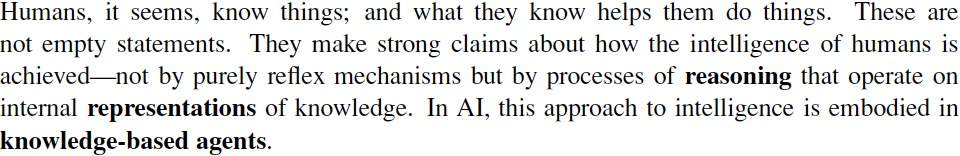
#> input picture Assignment/A1/lecture.jpg, 960 x 156 px; the run also reads 1 picture not shown here
$ jupyter execute 531-A1-E3,E4-new.ipynb
#> lines starting #> are read from the running program, lines starting #| are printed output that depends on the picture; after the words box and inside, x2 and y2 are one past the last pixel; in counts of white or black regions, pixels touching at a corner belong together
# Exercise 3 and 4

I just merge exercise 3 and 4 together.
The problrm I design is finding feature in original.
In my problem, feature is a image with 'e'
The original image is a screenshot from a pdf.

[cell 1]
from PIL import Image
import cv2
import numpy as np
import matplotlib.pyplot as plt
from sklearn.metrics import roc_curve, auc

## Detection

In order to make the detection better, I use binaryzation to original image and feature.
The method I use to detect the feature is that using the same area with feature in the original. I call this area is test area.
I let the pixel of each point in test area subtract the corresponding point in feature.
Add all the pixel abstract of points in test area.
Then let the sum divide the size of feature.
So the results of the hole calculation is the average pixel subtrast.
The average pixel subtrast shows how match the test area and the original image.
I set threshold value, if the result less than threshold value, I will regard as detecting the feature.
Then I use rectangle to mark the test area.
With debuging, I find that if I just let the test area move one pixel by one pixel, the rectangle may be coincide. So I set two array to save the pixel of the test area which has detected feature successfully.
So if we has detected the feature, the next detection will start in the pixel which is a width of feature far from the left top point of the last test area. And if a row has the feature, the detection will jump to the colmu which is a length far away last colum.
For example:
If the width of feature is w and the length of feature is l.
If the point(a,b) is the left top of the test area which detect the feature succssfully.
The next detection will start at the point (a,b+w) rather than (a,b+1).
After finish the row a, we do fing the feature in this row. So the nexr detection will start at point (a+l,0) rather than (a+1,0).

[cell 2]
# Original image:
img_lecture = cv2.imread("lecture.jpg")
#> img_lecture is the input picture: shape (156, 960, 3); mean B, G, R 226, 226.5, 226.2
img_lecture_gray= cv2.cvtColor(img_lecture, cv2.COLOR_BGR2GRAY)

img_lecture_bw=img_lecture_gray
cv2.threshold(img_lecture_gray, 100, 255, cv2.THRESH_BINARY_INV,img_lecture_bw)
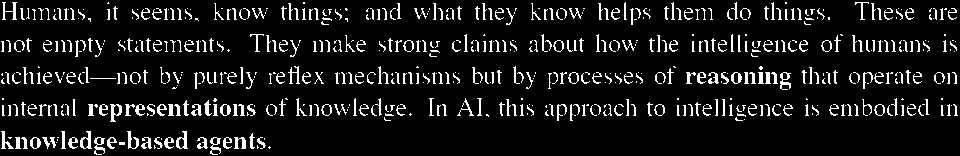
#> img_lecture_gray: shape (156, 960); 9.6% white in thin lines or dots
plt.figure()
plt.imshow(img_lecture_bw,'gray')
plt.axis('off')
plt.show()

cv2.imwrite('lecture_bw.jpg',img_lecture_bw)

# Feature:
img_feature = cv2.imread("feature.jpg")
img_feature_gray= cv2.cvtColor(img_feature, cv2.COLOR_BGR2GRAY)

img_feature_bw = img_feature_gray
cv2.threshold(img_feature_gray  , 100, 255, cv2.THRESH_BINARY_INV,img_feature_bw)
plt.figure()
plt.imshow(img_feature_bw,'gray')
plt.axis('off')
plt.show()
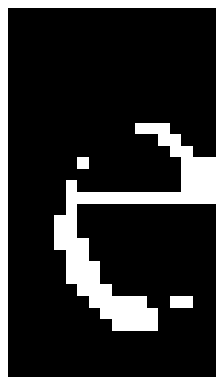
#> figure drawn by matplotlib, 1 panel

cv2.imwrite('feature_bw.jpg', img_feature_bw)

size = img_lecture_bw.shape
#> size = (156, 960)
x=size[0]
#> x = 156
y=size[1]
#> y = 960
size = img_feature_bw.shape
#> size = (32, 18)
x_t=size[0]
#> x_t = 32
y_t=size[1]
#> y_t = 18
z=x_t*y_t
#> z = 576
img1=np.array(img_lecture_bw)
img2=np.array(img_feature_bw)

count=0
count1=0
temp3=np.zeros(x)
#> temp3 = 156 values from 0 to 0
temp4=np.zeros(y)
#> temp4 = 960 values from 0 to 0
for i in range (0,x-x_t):
    temp4=np.zeros(y)
    if (temp3[i]!=0):
        continue
    else:
        for j in range (0,y-y_t):
            if (temp4[j]!=0):
                continue
            else:
                temp=0
                temp1=0
                temp2=0
                for ii in range (x_t):
                    for jj in range (y_t):
                        temp=(int(img1[i+ii,j+jj])-int(img2[ii,jj]))
                        if (temp<0):
                            temp=-temp
                        temp1=temp1+temp
                        count1=count1+1
                temp2=int(temp1/z)
                if (temp2<44):#threshold value
                    count=count+1
                    cv2.rectangle(img_lecture,(j,i),(j+y_t,i+x_t),(55,255,155))
                    for m in range (i,i+x_t):
                        temp3[m]=1
                    for n in range (j,j+y_t):
                        temp4[n]=1
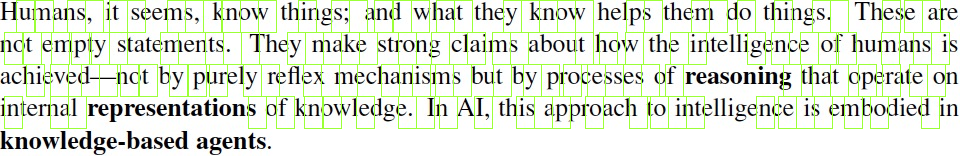
#> img_lecture: shape (156, 960, 3); 6.88% of pixels changed, all inside (x1, y1, x2, y2) = (4, 0, 950, 129)
#> after the loop, count = 130; count1 = 903168; temp3 = 156 values, max 1 at index 0, min 0 at index 128, mean 0.821
print(count)
#| 130
cv2.imwrite('1.jpg', img_lecture)
#> Out = True

## ROC curve
The ROC curve is created by plotting the true positive rate (TPR) against the false positive rate (FPR) at various threshold settings.
To draw the ROC curve, we need TPR and FPR.
$TPR=\dfrac{TP}{TP+FN}$  $FPR=\dfrac{FP}{FP+FN}$
TP+FN:sum of Condition positive  FP+FN=Condition negative
In the original, there are 306 characters.40 of them are "e".

So TP+FN=40 and FP+FN=266

First, the threshold is 40, here is result.
There are 69 rectangles. Only 7 rectangles include real "e" or part include e.
$TPR=\dfrac{7}{40}=0.18$
$FPR=\dfrac{62}{266}=0.23$

Then I change threshold and record the TPR and FPR.
Threshold=40, TPR=0.18 FPR=0.23
Threshold=42, TPR=0.30 FPR=0.26
Threshold=44, TPR=0.41 FPR=0.4
Here is the roc curve.

[cell 3]
x = [0.23,0.26,0.41]
y = [0.18,0.3,0.4]
plt.title('ROC without noisy')
plt.xlabel('FPR')
plt.ylabel('TPR')
plt.plot(x,y)
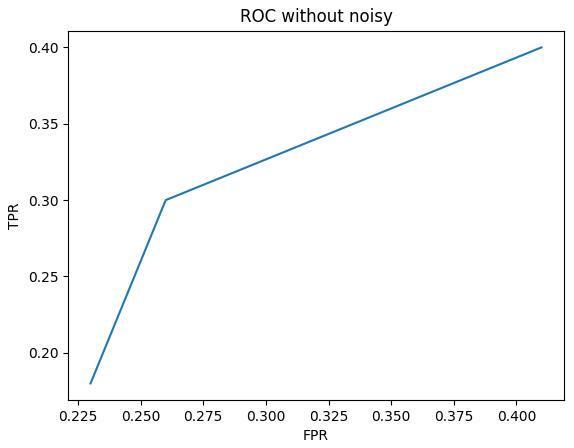
#> figure drawn by matplotlib, 1 panel

Now, I add noisy into image

[cell 4]
img_n=np.array(cv2.imread('lecture.jpg'))
a=img_n.shape
rows=a[0]
cols=a[1]
for i in range(5000):
    x=np.random.randint(0,rows)
    y=np.random.randint(0,cols)
    img_n[x,y,:]=0
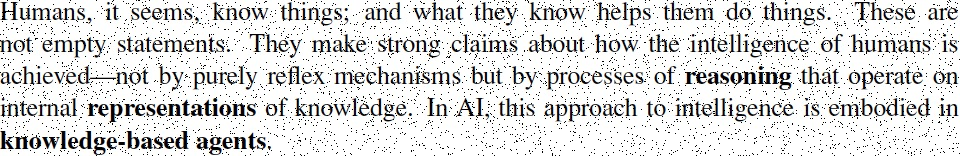
#> img_n: shape (156, 960, 3); 3.28% of pixels changed, all inside (x1, y1, x2, y2) = (0, 0, 960, 156)

plt.figure()
plt.title('original image with noisy')
plt.imshow(img_n)
plt.axis('off')
plt.show()
cv2.imwrite('lecture_noisy.jpg',img_n)
#> Out = True

[cell 5]
# Original image:
img_lecture = cv2.imread("lecture_noisy.jpg")
img_lecture_gray= cv2.cvtColor(img_lecture, cv2.COLOR_BGR2GRAY)

img_lecture_bw=img_lecture_gray
cv2.threshold(img_lecture_gray, 100, 255, cv2.THRESH_BINARY_INV,img_lecture_bw)
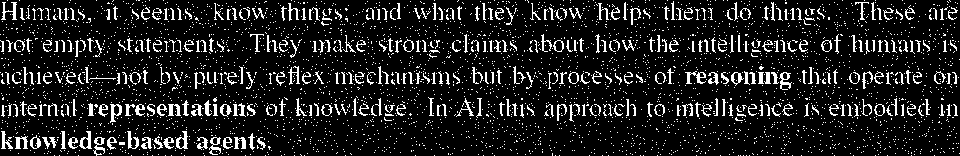
#> img_lecture_gray: shape (156, 960); 12.5% white in thin lines or dots
plt.figure()
plt.imshow(img_lecture_bw,'gray')
plt.axis('off')
plt.show()

cv2.imwrite('lecture_bw.jpg',img_lecture_bw)

# Feature:
img_feature = cv2.imread("feature.jpg")
img_feature_gray= cv2.cvtColor(img_feature, cv2.COLOR_BGR2GRAY)

img_feature_bw = img_feature_gray
cv2.threshold(img_feature_gray  , 100, 255, cv2.THRESH_BINARY_INV,img_feature_bw)
plt.figure()
plt.imshow(img_feature_bw,'gray')
plt.axis('off')
plt.show()

cv2.imwrite('feature_bw.jpg', img_feature_bw)

size = img_lecture_bw.shape
x=size[0]
y=size[1]
size = img_feature_bw.shape
x_t=size[0]
y_t=size[1]
z=x_t*y_t
img1=np.array(img_lecture_bw)
img2=np.array(img_feature_bw)

count=0
count1=0
temp3=np.zeros(x)
temp4=np.zeros(y)
for i in range (0,x-x_t):
    temp4=np.zeros(y)
    if (temp3[i]!=0):
        continue
    else:
        for j in range (0,y-y_t):
            if (temp4[j]!=0):
                continue
            else:
                temp=0
                temp1=0
                temp2=0
                for ii in range (x_t):
                    for jj in range (y_t):
                        temp=(int(img1[i+ii,j+jj])-int(img2[ii,jj]))
                        if (temp<0):
                            temp=-temp
                        temp1=temp1+temp
                        count1=count1+1
                temp2=int(temp1/z)
                if (temp2<54):#threshold value
                    count=count+1
                    cv2.rectangle(img_lecture,(j,i),(j+y_t,i+x_t),(55,255,155))
                    for m in range (i,i+x_t):
                        temp3[m]=1
                    for n in range (j,j+y_t):
                        temp4[n]=1
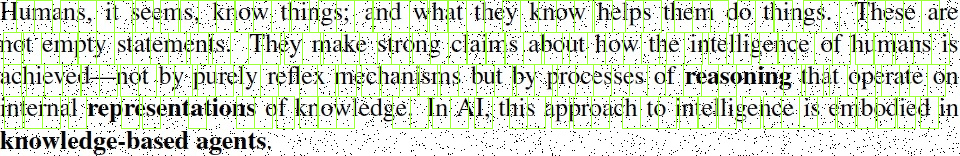
#> img_lecture: shape (156, 960, 3); mean B, G, R 204.1, 221.6, 212.8
#> after the loop, count = 174; count1 = 472320
print(count)
#| 174
cv2.imwrite('1.jpg', img_lecture)
#> Out = True

Threshold=50, TPR=0.24 FPR=0.06
Threshold=52, TPR=0.62 FPR=0.13
Threshold=54, TPR=0.90 FPR=0.18
The Roc curve of noisy condition

[cell 6]
x = [0,0.24,0.62,0.90]
y = [0,0.06,0.13,0.18]
plt.title('ROC with noisy')
plt.xlabel('FPR')
plt.ylabel('TPR')
plt.plot(x,y)
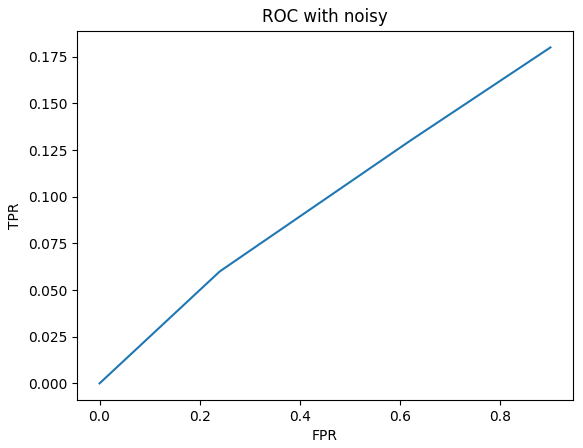
#> figure drawn by matplotlib, 1 panel
